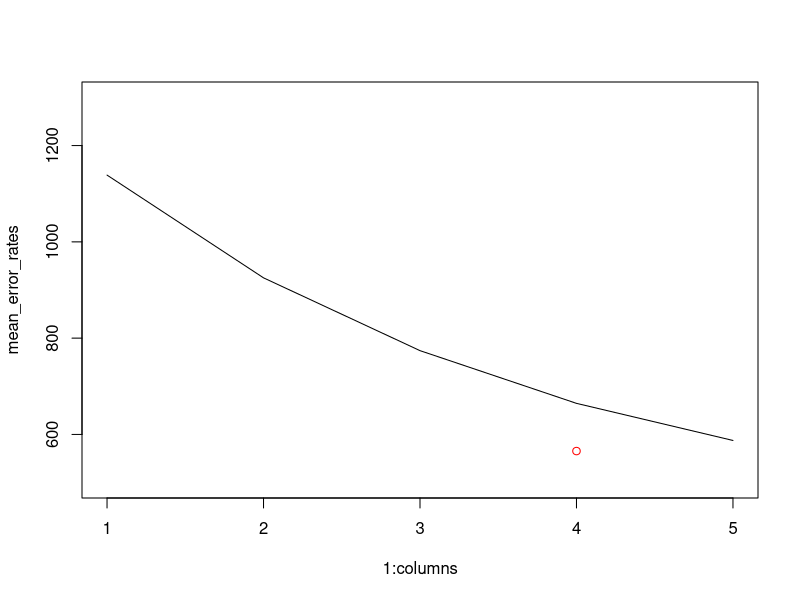
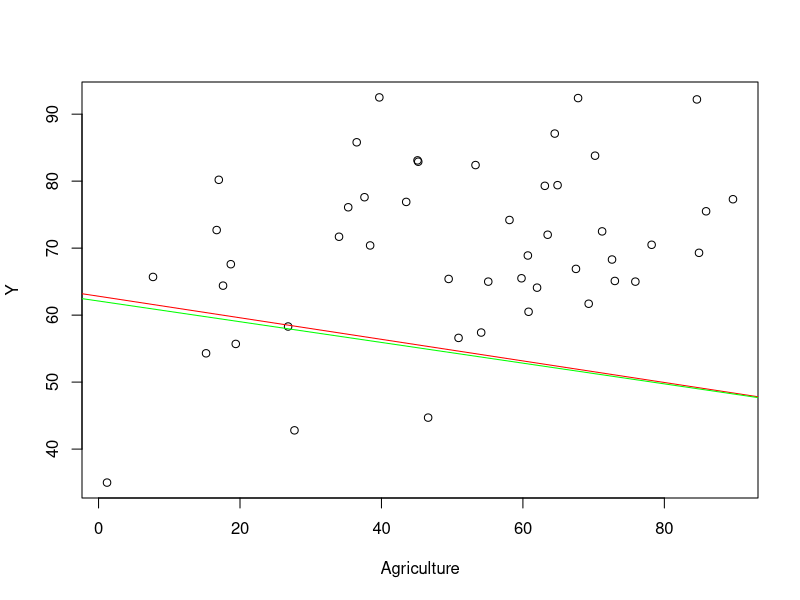
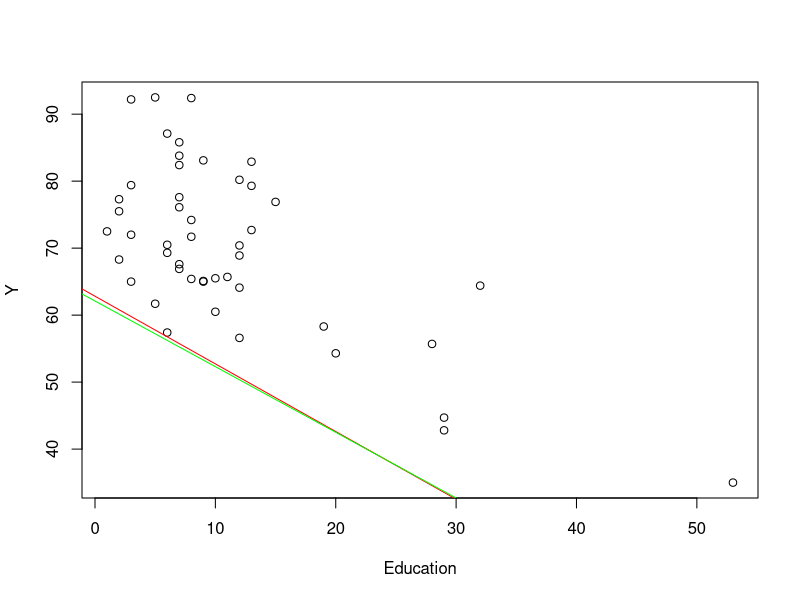
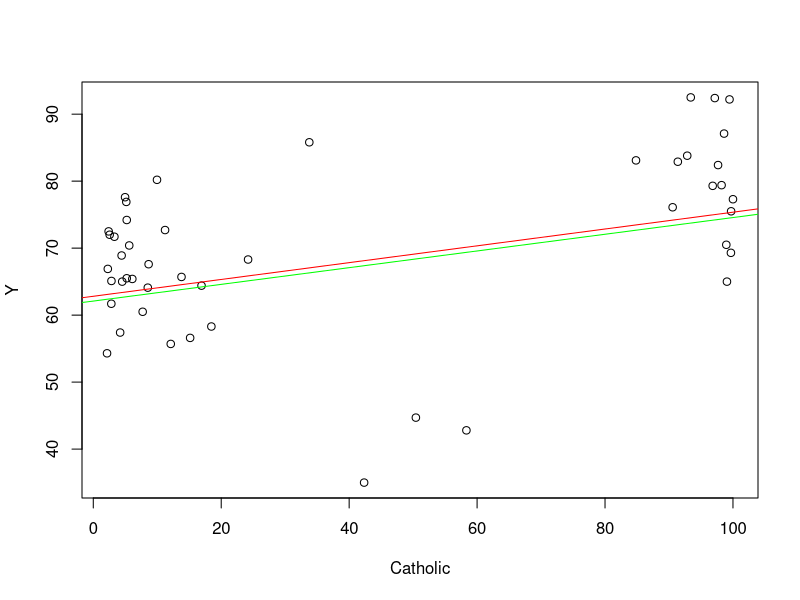
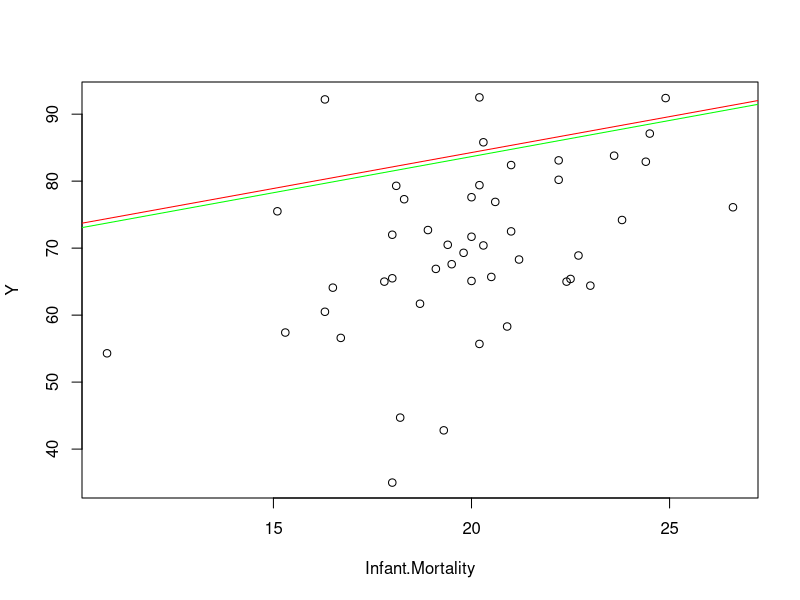

These figures' R source, in order:
library(readxl)

# folding indexes, returns start indexes for each fold
indexes <- function(n,k){
  s = floor(n/k)
  indexes = matrix(1,k,2)
  for(i in 1:k){
    indexes[i,1] = (i-1) * s
    indexes[i,2] = i * s -1
  }
  indexes = indexes +1
  indexes[k,2] = n
  return(indexes)
}

# Deprecated because of reasons
binary_permutations <- function(n){
  indexes = matrix(0,2^n-1,n)
  for(i in 1:2^n-1){
    indexes[i,] = as.numeric(intToBits(i))[1:n]
  }
  return(indexes)
}

k_fold <- function(X,Y,K){
  n = nrow(X)
  fold_errors = matrix(0,K,1)
  fold_weights = matrix(0,K,(ncol(X)+1))
  indexes = indexes(n,K)
  for( i in 1:K){
    test_fold_indexes = indexes[i,1]:indexes[i,2]
    train_fold_indexes = (1:n)[-test_fold_indexes]
    
    test_y = Y[test_fold_indexes]
    test_x = X[test_fold_indexes,]
    train_x = X[train_fold_indexes,]
    train_y = Y[train_fold_indexes]
    result = linear_regression(as.matrix(train_x), train_y,as.matrix(test_x),test_y)
    fold_errors[i,] = result$err
    fold_weights[i,] = result$param
  }

  return (list(weights=colMeans(fold_weights), err=fold_errors))
}
best_subset <- function(X,Y,K){
  n = nrow(X)
  columns = ncol(X)
  print(columns)
  
  errors = matrix(0,columns,2^columns)
  mean_error_rates = matrix(0,columns,1)
  best_error = Inf
  best_indexes = c()
  best_weights = c()
  for(n_features in 1:columns){
    binary_permutations = binary_permutations(ncol(X))
    binary_permutations = t(combn(1:columns,n_features))
    n_combinations = nrow(binary_permutations)

    combination_errors = matrix(Inf,n_combinations,1)

    for(combination in 1:n_combinations){
      current_features = binary_permutations[combination,]
      filtered_x = as.matrix(X[current_features])
      k_fold = k_fold(filtered_x,Y,K)
      combination_errors[combination,] = mean(k_fold$err)
      best_combination_index = which.min(combination_errors)
  
      if(combination_errors[best_combination_index,] < best_error){
        best_weights = k_fold$weights
        best_indexes = binary_permutations[combination,]
        best_error = combination_errors[best_combination_index,]
      }
      
    }
    mean_error_rates[n_features,] = mean(combination_errors)
    
  }
  plot(1:columns,mean_error_rates, type = "l", ylim = c(500,1300))
  points(length(best_indexes),best_error, col="Red")
  print(best_error)
  return(list(indexes=best_indexes, weights=best_weights, err=best_error))
}

 # Linear regression between two samples, one as x-values and one as y-values
 linear_regression <- function(x_train,y_train,x_test,y_test){
    x_train = cbind(matrix(1,nrow(x_train),1),x_train)
    x_test = cbind(matrix(1,nrow(x_test),1),x_test)
    w = solve(t(x_train) %*% x_train) %*% t(x_train) %*% y_train
    w = as.vector(w)
    pY = x_test %*% w
    errors = sum((y_test - pY)^2)
   return(list(param=w, pred=pY, err=errors))
 }

 
data = swiss
set.seed(12345)
s = sample(1:nrow(data),nrow(data))
data = data[s,]
# ============
#fold_indexes(nrow(data),5)

X = data[,2:ncol(data)]
Y = as.matrix(data$Fertility)
best_features = best_subset(X,Y,5)
print(best_features)
X = X[,best_features$indexes]
print(X)
model = linear_regression(x_train = as.matrix(X),y_train = Y,x_test = as.matrix(X),y_test = Y)
for(i in 1:ncol(X)){
  plot(X[,i],Y, xlab = colnames(X)[i])
  # From best_features
  abline(best_features$weights[1],best_features$weights[i+1],col="Red")
  # From new regression
  abline(model$param[1],model$param[i+1],col="Green")
  
}
